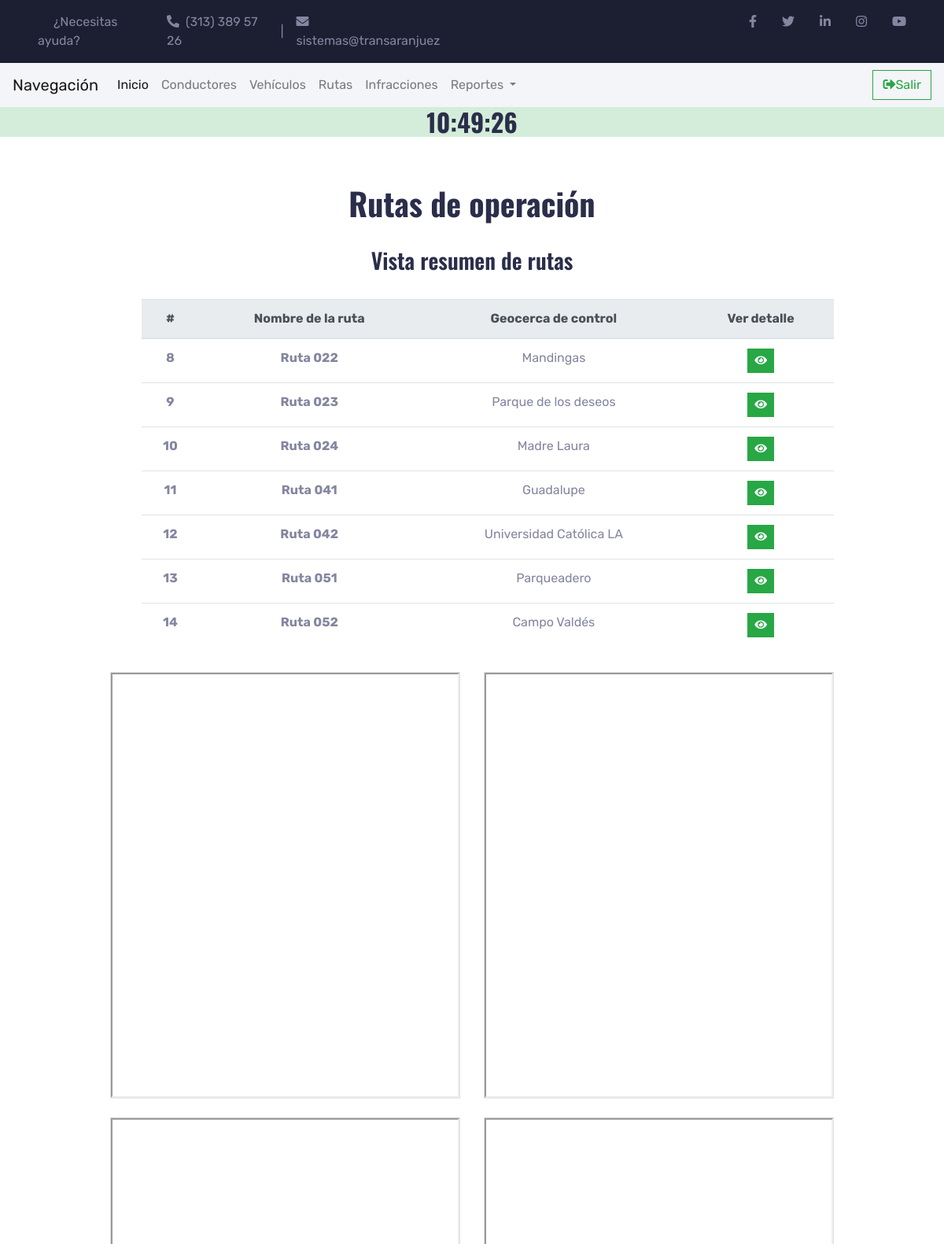
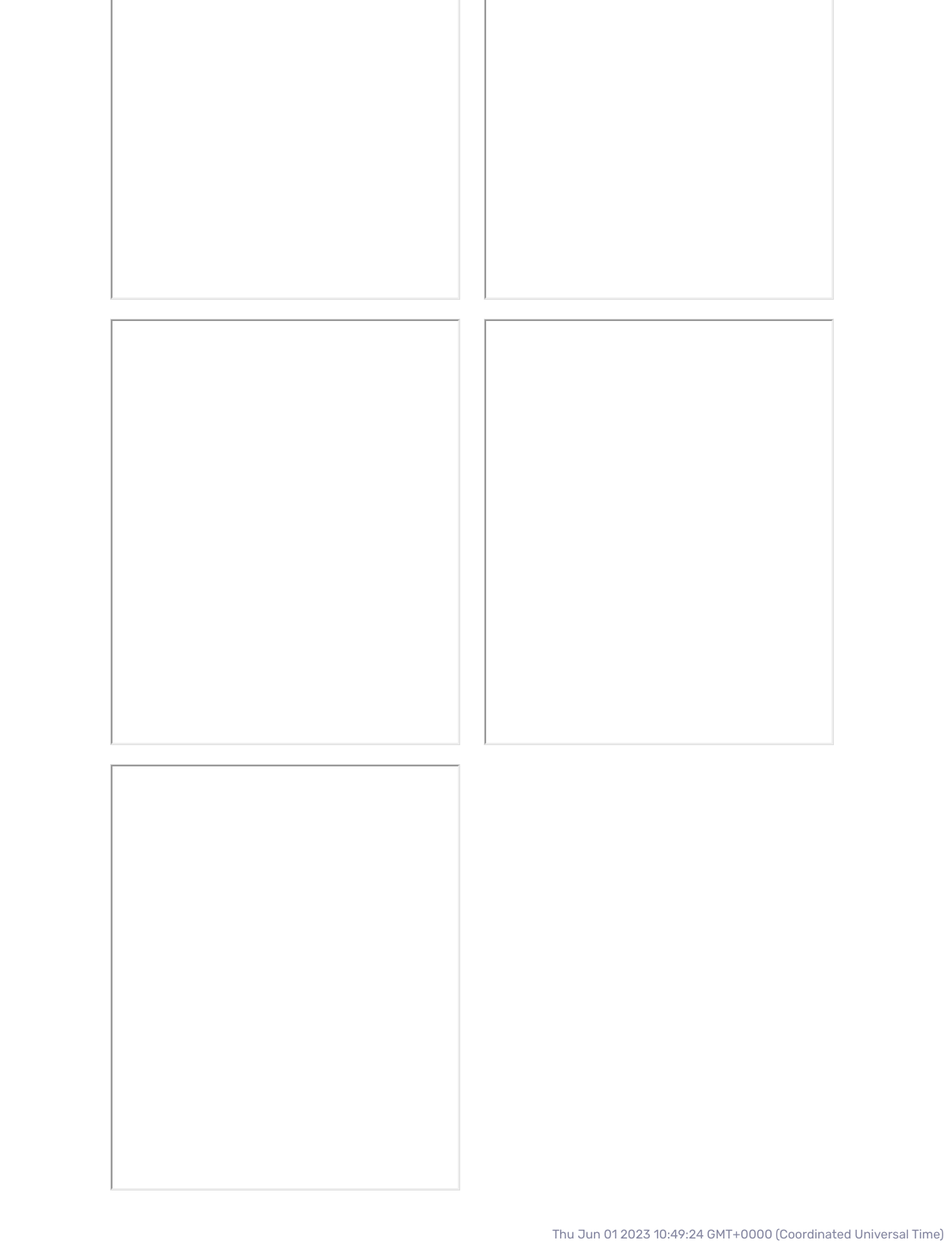
Page /horarios/rutas/ (signed in) on the committed database (2 pictures, top to bottom).
### horarios/models.py (models this page shows, shortened)
class rutas(models.Model):
    nombre = models.CharField(max_length=150)
    geocerca = models.CharField(max_length=150)
    documento = models.ForeignKey(
        conductores, null=True, blank=True, on_delete=models.CASCADE)
    numero_interno = models.ForeignKey(
        vehiculos, null=True, blank=True, on_delete=models.CASCADE)

### horarios/views.py (the view)
# urls.py: path('horarios/rutas/', views.ver_rutas, name='rutas'),
def ver_rutas(request):
    listado_rutas = rutas.objects.all()
    return render(request, 'rutas.html', {'rutas': listado_rutas})

### horarios/templates/rutas.html (shortened to what this page needs)
{% extends 'base.html' %}
{% block content %}
<h1>Rutas de operación</h1>
<br>
<h3>Vista resumen de rutas</h3>
<ul>
    <br>
    <div class="table-responsive">
        <table class="table">
            <thead class="thead-light">
                <tr>
                    <th scope="col">#</th>
                    <th scope="col">Nombre de la ruta</th>
                    <th scope="col">Geocerca de control</th>
                    <th scope="col">Ver detalle</th>
                </tr>
            </thead>
            <tbody>
                {% for ruta in rutas %}
                <tr>
                    <th scope="row">{{ruta.id}}</th>
                    <th>{{ruta.nombre}}</th>
                    <td>{{ruta.geocerca}}</td>
                    <td>
                        <div class="btn-group btn-group-sm" role="group">
                            <a class="btn btn-sm btn-success" href="#" ><i class="fa fa-eye"></i></a>
                        </div>
                    </td>
                </tr>
                {% endfor %}
            </tbody>
        </table>
    </div>
</ul>
<div class="row row-cols-1 row-cols-md-2" >
    <div class="col mb-4" id="1">
        <div class="card">
            <iframe src="https://www.google.com/maps/d/u/0/embed?mid=1HrPAkSl8YlIRKMDonhyxLVAjGzADgh8&ehbc=2E312F"
                width="640" height="480"></iframe>
        </div>
    </div>
    <div class="col mb-4" id="2">
        <div class="card">
            <iframe src="https://www.google.com/maps/d/u/0/embed?mid=1qqCQfAT7F9ni_e-F6HYyiSDailGfyes&ehbc=2E312F"
                width="640" height="480"></iframe>
        </div>
    </div>
    <div class="col mb-4" id="3">
        <div class="card">
            <iframe src="https://www.google.com/maps/d/u/0/embed?mid=1rtDO3oIja8P2h9v_nAfdK5PcP32W7K4&ehbc=2E312F"
                width="640" height="480"></iframe>
        </div>
    </div>
    <div class="col mb-4" id="4">
        <div class="card">
            <iframe src="https://www.google.com/maps/d/u/0/embed?mid=1YTSC5gURkVEP9xdwj_0AyJrW_fpsmB8&ehbc=2E312F"
                width="640" height="480"></iframe>
        </div>
    </div>
    <div class="col mb-4" id="5">
        <div class="card">
            <iframe src="https://www.google.com/maps/d/u/0/embed?mid=14SprkRS7awK-ymG2Ze_2xFrGXDPzsNk&ehbc=2E312F"
                width="640" height="480"></iframe>
        </div>
    </div>
    <div class="col mb-4" id="6">
        <div class="card">
            <iframe src="https://www.google.com/maps/d/u/0/embed?mid=1fQPE132uBcA_7uZrfV9Ib_YUODX2WgM&ehbc=2E312F"
                width="640" height="480"></iframe>
        </div>
    </div>
    <div class="col mb-4" id="7">
        <div class="card">
            <iframe src="https://www.google.com/maps/d/u/0/embed?mid=1WV0bU5pxe3_Z8Kam-hxhatyFAYp8QiM&ehbc=2E312F"
                width="640" height="480"></iframe>
        </div>
    </div>
</div>
{% endblock %}

### horarios/static/style.css (style rules this page uses)
:root { --primary: #36b44b; --secondary: #2B2E4A; --light: #F4F5F8; --dark: #1C1E32; }
h1, h2, .font-weight-bold { font-weight: 700 !important; }
h3, h4, .font-weight-semi-bold { font-weight: 600 !important; }

### horarios/templates/rutas.html (style rules this page uses)
iframe { max-width: 100%; min-height: 540px; height: auto; }

### rows in the picture
rutas: id "8", nombre "Ruta 022", geocerca "Mandingas"
rutas: id "9", nombre "Ruta 023", geocerca "Parque de los deseos"
rutas: id "10", nombre "Ruta 024", geocerca "Madre Laura"
rutas: id "11", nombre "Ruta 041", geocerca "Guadalupe"
rutas: id "12", nombre "Ruta 042", geocerca "Universidad Católica LA"
rutas: id "13", nombre "Ruta 051", geocerca "Parqueadero"
rutas: id "14", nombre "Ruta 052", geocerca "Campo Valdés"
